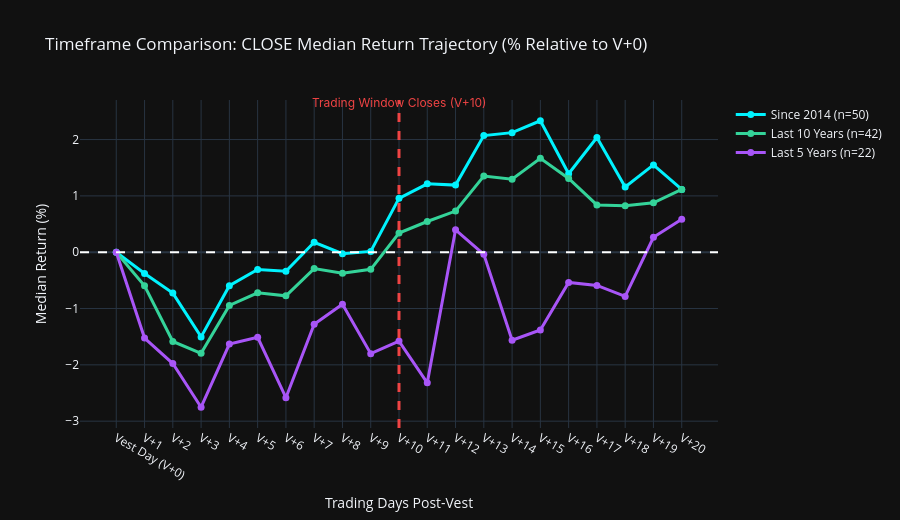

Notebook cell for this chart:
### Markdown cell above
## 3. Timeframe Comparison: Since 2014 vs. Last 10 Years vs. Last 5 Years

How has the post-vest dynamics evolved in recent years? We compare performance across the three timeframes.

### Code cell
tf_keys = [('all', 'Since 2014', '#00f2fe'), ('last10y', 'Last 10 Years', '#34d399'), ('last5y', 'Last 5 Years', '#a855f7')]

fig_comp = go.Figure()

for tf_k, tf_lbl, color_hex in tf_keys:
    days_d = results_data[tf_k]['summary_days']
    days_x = [d['day_label'] for d in days_d]
    c_med = [d['close_median'] for d in days_d]
    
    fig_comp.add_trace(go.Scatter(
        x=days_x, y=c_med, mode='lines+markers',
        name=f"{tf_lbl} (n={results_data[tf_k]['n_events']})",
        line=dict(color=color_hex, width=3),
        marker=dict(size=7)
    ))

fig_comp.add_shape(type="line", x0="V+10", x1="V+10", y0=0, y1=1, yref="paper",
                   line=dict(color="#ef4444", width=3, dash="dash"))
fig_comp.add_annotation(x="V+10", y=1.02, yref="paper", text="Trading Window Closes (V+10)",
                        showarrow=False, font=dict(color="#ef4444", size=12, family="Inter"))
fig_comp.add_hline(y=0, line_dash="dash", line_color="white")

fig_comp.update_layout(
    title="Timeframe Comparison: CLOSE Median Return Trajectory (% Relative to V+0)",
    xaxis_title="Trading Days Post-Vest",
    yaxis_title="Median Return (%)",
    template="plotly_dark",
    height=520
)
fig_comp.show()

### Figure 1 — Plotly figure (JSON) as saved in the notebook; plotly's stock layout.template omitted (floating-point values rounded to 4 significant figures)
{"data": [{"line": {"color": "#00f2fe", "width": 3}, "marker": {"size": 7}, "mode": "lines+markers", "name": "Since 2014 (n=50)", "type": "scatter", "x": ["Vest Day (V+0)", "V+1", "V+2", "V+3", "V+4", "V+5", "V+6", "V+7", "V+8", "V+9", "V+10", "V+11", "V+12", "V+13", "V+14", "V+15", "V+16", "V+17", "V+18", "V+19", "V+20"], "y": [0.0, -0.3786, -0.7262, -1.503, -0.5946, -0.3055, -0.3376, 0.1762, -0.02733, 0.01404, 0.9561, 1.214, 1.191, 2.07, 2.123, 2.333, 1.393, 2.036, 1.157, 1.55, 1.114]}, {"line": {"color": "#34d399", "width": 3}, "marker": {"size": 7}, "mode": "lines+markers", "name": "Last 10 Years (n=42)", "type": "scatter", "x": ["Vest Day (V+0)", "V+1", "V+2", "V+3", "V+4", "V+5", "V+6", "V+7", "V+8", "V+9", "V+10", "V+11", "V+12", "V+13", "V+14", "V+15", "V+16", "V+17", "V+18", "V+19", "V+20"], "y": [0.0, -0.5962, -1.585, -1.795, -0.9454, -0.7208, -0.7744, -0.2906, -0.3743, -0.3039, 0.3393, 0.545, 0.7297, 1.352, 1.295, 1.668, 1.309, 0.8397, 0.8261, 0.8782, 1.114]}, {"line": {"color": "#a855f7", "width": 3}, "marker": {"size": 7}, "mode": "lines+markers", "name": "Last 5 Years (n=22)", "type": "scatter", "x": ["Vest Day (V+0)", "V+1", "V+2", "V+3", "V+4", "V+5", "V+6", "V+7", "V+8", "V+9", "V+10", "V+11", "V+12", "V+13", "V+14", "V+15", "V+16", "V+17", "V+18", "V+19", "V+20"], "y": [0.0, -1.525, -1.977, -2.752, -1.631, -1.51, -2.583, -1.28, -0.9239, -1.801, -1.578, -2.32, 0.3982, -0.03679, -1.562, -1.38, -0.5371, -0.5907, -0.7852, 0.2649, 0.5841]}], "layout": {"annotations": [{"font": {"color": "#ef4444", "family": "Inter", "size": 12}, "showarrow": false, "text": "Trading Window Closes (V+10)", "x": "V+10", "y": 1.02, "yref": "paper"}], "height": 520, "shapes": [{"line": {"color": "#ef4444", "dash": "dash", "width": 3}, "type": "line", "x0": "V+10", "x1": "V+10", "y0": 0, "y1": 1, "yref": "paper"}, {"line": {"color": "white", "dash": "dash"}, "type": "line", "x0": 0, "x1": 1, "xref": "x domain", "y0": 0, "y1": 0, "yref": "y"}], "title": {"text": "Timeframe Comparison: CLOSE Median Return Trajectory (% Relative to V+0)"}, "xaxis": {"title": {"text": "Trading Days Post-Vest"}}, "yaxis": {"title": {"text": "Median Return (%)"}}}}
